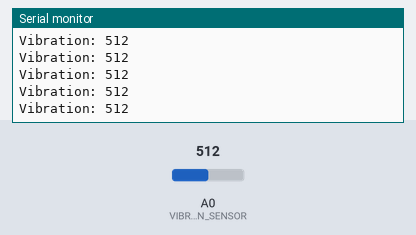
Recording of a sketch running on a simulated Arduino Uno, built with avr-gcc and run on an emulated ATmega328P. Parts: the last lines printed to the serial monitor. The test bench sets the inputs (shaded band); at power-on: A0 (VIBRATION_SENSOR) = 512.

Above: at 1.2 s.
1.3 s: A0 (VIBRATION_SENSOR) set to 716
At 1.68 s:
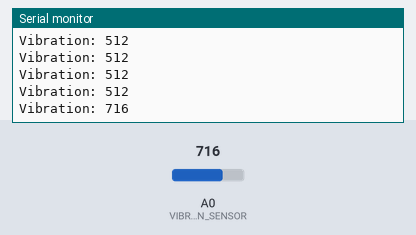
2.8 s: A0 (VIBRATION_SENSOR) set to 900
At 2.94 s:
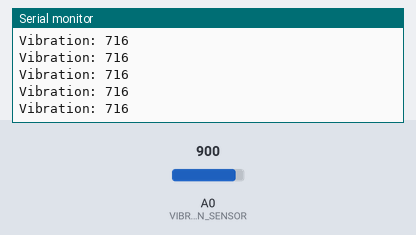
Timing chart, 0 to 5.8 s (numbered marks = the images above; inputs shaded):
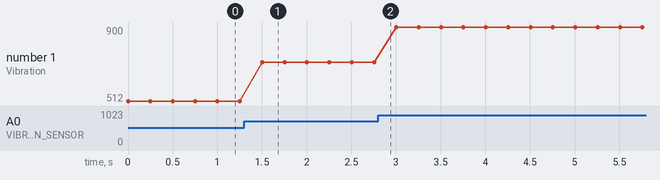

The sketch:

piezo-sensor.ino
```cpp
/**
 *
 */

#define VIBRATION_SENSOR  A0

#define MIN_VIBRATION_THRESHOLD  30

void setup() {
  Serial.begin(9600);

  pinMode(VIBRATION_SENSOR, INPUT);
}

void loop() {
  int reading = analogRead(VIBRATION_SENSOR);

  if (reading > MIN_VIBRATION_THRESHOLD) {
    Serial.print("Vibration: ");
    Serial.println(reading);
    Serial.println("");
    delay(250);
  }
}
```

Measured:
- after the input at 1.3 s, the serial monitor: prints a new line after 0.20 s (image 1)
- plotted number 1: 512 → 716 after the input at 1.3 s, 716 → 900 after the input at 2.8 s
